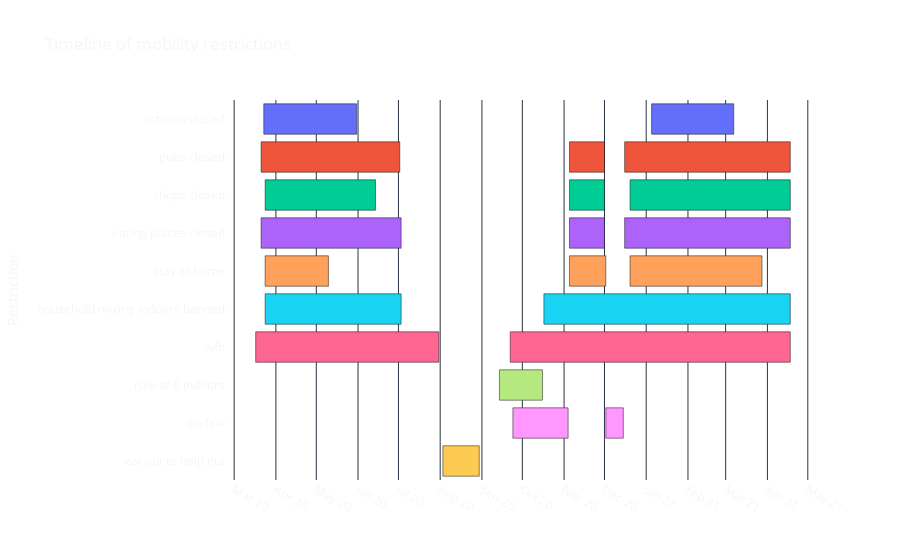

This figure's notebook cell:
### Markdown cell above
### Restrictions timeline

### Code cell
# Create dataset using the restrictions dataset
df = pd.DataFrame([
    dict(Task='schools_closed_0', Start='2020-03-23', Finish='2020-05-31', Resource='schools closed'),
    dict(Task='pubs_closed_0',  Start='2020-03-21',Finish='2020-07-02', Resource='pubs closed'),
    dict(Task='shops_closed_0',  Start='2020-03-24',Finish='2020-06-14', Resource='shops closed'),
    dict(Task='eating_places_closed_0',  Start='2020-03-21',Finish='2020-07-03', Resource='eating places closed'),
    dict(Task='schools_closed_1',  Start='2021-01-05',Finish='2021-03-07', Resource='schools closed'),
    dict(Task='pubs_closed_1',  Start='2020-11-05',Finish='2020-12-01', Resource='pubs closed'),
    dict(Task='shops_closed_1',  Start='2020-11-05',Finish='2020-12-01', Resource='shops closed'),
    dict(Task='eating_places_closed_1',  Start='2020-11-05',Finish='2020-12-01', Resource='eating places closed'),
    dict(Task='pubs_closed_2',  Start='2020-12-16',Finish='2021-04-18', Resource='pubs closed'),
    dict(Task='shops_closed_2',  Start='2020-12-20',Finish='2021-04-18', Resource='shops closed'),
    dict(Task='eating_places_closed_2',  Start='2020-12-16', Finish='2021-04-18', Resource='eating places closed'),
    dict(Task='stay_at_home_0',  Start='2020-03-24', Finish='2020-05-10', Resource='stay at home'),
    dict(Task='stay_at_home_1',  Start='2020-11-05',Finish='2020-12-02', Resource='stay at home'),
    dict(Task='stay_at_home_2',  Start='2020-12-20', Finish='2021-03-28', Resource='stay at home'),
    dict(Task='household_mixing_indoors_banned_0',  Start='2020-03-24', Finish='2020-07-03', Resource='household mixing indoors banned'),
    dict(Task='household_mixing_indoors_banned_1',  Start='2020-10-17', Finish='2021-04-18', Resource='household mixing indoors banned'),
    dict(Task='wfh_0',  Start='2020-03-17', Finish='2020-07-31', Resource='wfh'),
    dict(Task='wfh_1',  Start='2020-09-22', Finish='2021-04-18', Resource='wfh'),
    dict(Task='rule_of_6_indoors_0',  Start='2020-09-14', Finish='2020-10-16', Resource='rule of 6 indoors'),
    dict(Task='curfew_0',  Start='2020-09-24', Finish='2020-11-04', Resource='curfew'),
    dict(Task='curfew_1',  Start='2020-12-02', Finish='2020-12-15', Resource='curfew'),
    dict(Task='eat_out_to_help_out_0',  Start='2020-08-03',Finish='2020-08-30', Resource='eat out to help out'),
])

# Plot timeline of restrictions using plotly
fig = px.timeline(df, x_start="Start", x_end="Finish",
                  y="Resource", color="Resource", labels={
                     "Start": "Start",
                     "Finish": "Finish",
                     "Resource": "Restriction"
                 },
                title="Timeline of mobility restrictions", template='plotly_dark')
fig.update_xaxes(
    tickmode = 'auto',
    nticks =  20,
    tickformat="%b %y")


fig.update_layout(showlegend=False, plot_bgcolor = 'rgba(0, 0, 0, 0)', paper_bgcolor = 'rgba(0, 0, 0, 0)' )


fig.show()
fig.write_html("data/timeline_restrictions.html")

### Figure 1 — Plotly figure (JSON) as saved in the notebook; plotly's stock layout.template omitted (floating-point values rounded to 4 significant figures)
{"data": [{"alignmentgroup": "True", "base": ["2020-03-23", "2021-01-05"], "hovertemplate": "Restriction=%{y}<br>Start=%{base}<br>Finish=%{x}<extra></extra>", "legendgroup": "schools closed", "marker": {"color": "#636efa"}, "name": "schools closed", "offsetgroup": "schools closed", "orientation": "h", "showlegend": true, "textposition": "auto", "type": "bar", "x": [5961600000, 5270400000], "xaxis": "x", "y": ["schools closed", "schools closed"], "yaxis": "y"}, {"alignmentgroup": "True", "base": ["2020-03-21", "2020-11-05", "2020-12-16"], "hovertemplate": "Restriction=%{y}<br>Start=%{base}<br>Finish=%{x}<extra></extra>", "legendgroup": "pubs closed", "marker": {"color": "#EF553B"}, "name": "pubs closed", "offsetgroup": "pubs closed", "orientation": "h", "showlegend": true, "textposition": "auto", "type": "bar", "x": [8899200000, 2246400000, 10627200000], "xaxis": "x", "y": ["pubs closed", "pubs closed", "pubs closed"], "yaxis": "y"}, {"alignmentgroup": "True", "base": ["2020-03-24", "2020-11-05", "2020-12-20"], "hovertemplate": "Restriction=%{y}<br>Start=%{base}<br>Finish=%{x}<extra></extra>", "legendgroup": "shops closed", "marker": {"color": "#00cc96"}, "name": "shops closed", "offsetgroup": "shops closed", "orientation": "h", "showlegend": true, "textposition": "auto", "type": "bar", "x": [7084800000, 2246400000, 10281600000], "xaxis": "x", "y": ["shops closed", "shops closed", "shops closed"], "yaxis": "y"}, {"alignmentgroup": "True", "base": ["2020-03-21", "2020-11-05", "2020-12-16"], "hovertemplate": "Restriction=%{y}<br>Start=%{base}<br>Finish=%{x}<extra></extra>", "legendgroup": "eating places closed", "marker": {"color": "#ab63fa"}, "name": "eating places closed", "offsetgroup": "eating places closed", "orientation": "h", "showlegend": true, "textposition": "auto", "type": "bar", "x": [8985600000, 2246400000, 10627200000], "xaxis": "x", "y": ["eating places closed", "eating places closed", "eating places closed"], "yaxis": "y"}, {"alignmentgroup": "True", "base": ["2020-03-24", "2020-11-05", "2020-12-20"], "hovertemplate": "Restriction=%{y}<br>Start=%{base}<br>Finish=%{x}<extra></extra>", "legendgroup": "stay at home", "marker": {"color": "#FFA15A"}, "name": "stay at home", "offsetgroup": "stay at home", "orientation": "h", "showlegend": true, "textposition": "auto", "type": "bar", "x": [4060800000, 2332800000, 8467200000], "xaxis": "x", "y": ["stay at home", "stay at home", "stay at home"], "yaxis": "y"}, {"alignmentgroup": "True", "base": ["2020-03-24", "2020-10-17"], "hovertemplate": "Restriction=%{y}<br>Start=%{base}<br>Finish=%{x}<extra></extra>", "legendgroup": "household mixing indoors banned", "marker": {"color": "#19d3f3"}, "name": "household mixing indoors banned", "offsetgroup": "household mixing indoors banned", "orientation": "h", "showlegend": true, "textposition": "auto", "type": "bar", "x": [8726400000, 15811200000], "xaxis": "x", "y": ["household mixing indoors banned", "household mixing indoors banned"], "yaxis": "y"}, {"alignmentgroup": "True", "base": ["2020-03-17", "2020-09-22"], "hovertemplate": "Restriction=%{y}<br>Start=%{base}<br>Finish=%{x}<extra></extra>", "legendgroup": "wfh", "marker": {"color": "#FF6692"}, "name": "wfh", "offsetgroup": "wfh", "orientation": "h", "showlegend": true, "textposition": "auto", "type": "bar", "x": [11750400000, 17971200000], "xaxis": "x", "y": ["wfh", "wfh"], "yaxis": "y"}, {"alignmentgroup": "True", "base": ["2020-09-14"], "hovertemplate": "Restriction=%{y}<br>Start=%{base}<br>Finish=%{x}<extra></extra>", "legendgroup": "rule of 6 indoors", "marker": {"color": "#B6E880"}, "name": "rule of 6 indoors", "offsetgroup": "rule of 6 indoors", "orientation": "h", "showlegend": true, "textposition": "auto", "type": "bar", "x": [2764800000], "xaxis": "x", "y": ["rule of 6 indoors"], "yaxis": "y"}, {"alignmentgroup": "True", "base": ["2020-09-24", "2020-12-02"], "hovertemplate": "Restriction=%{y}<br>Start=%{base}<br>Finish=%{x}<extra></extra>", "legendgroup": "curfew", "marker": {"color": "#FF97FF"}, "name": "curfew", "offsetgroup": "curfew", "orientation": "h", "showlegend": true, "textposition": "auto", "type": "bar", "x": [3542400000, 1123200000], "xaxis": "x", "y": ["curfew", "curfew"], "yaxis": "y"}, {"alignmentgroup": "True", "base": ["2020-08-03"], "hovertemplate": "Restriction=%{y}<br>Start=%{base}<br>Finish=%{x}<extra></extra>", "legendgroup": "eat out to help out", "marker": {"color": "#FECB52"}, "name": "eat out to help out", "offsetgroup": "eat out to help out", "orientation": "h", "showlegend": true, "textposition": "auto", "type": "bar", "x": [2332800000], "xaxis": "x", "y": ["eat out to help out"], "yaxis": "y"}], "layout": {"barmode": "overlay", "legend": {"title": {"text": "Restriction"}, "tracegroupgap": 0}, "paper_bgcolor": "rgba(0, 0, 0, 0)", "plot_bgcolor": "rgba(0, 0, 0, 0)", "showlegend": false, "title": {"text": "Timeline of mobility restrictions"}, "xaxis": {"anchor": "y", "domain": [0, 1], "nticks": 20, "tickformat": "%b %y", "tickmode": "auto", "type": "date"}, "yaxis": {"anchor": "x", "categoryarray": ["eat out to help out", "curfew", "rule of 6 indoors", "wfh", "household mixing indoors banned", "stay at home", "eating places closed", "shops closed", "pubs closed", "schools closed"], "categoryorder": "array", "domain": [0, 1], "title": {"text": "Restriction"}}}}
